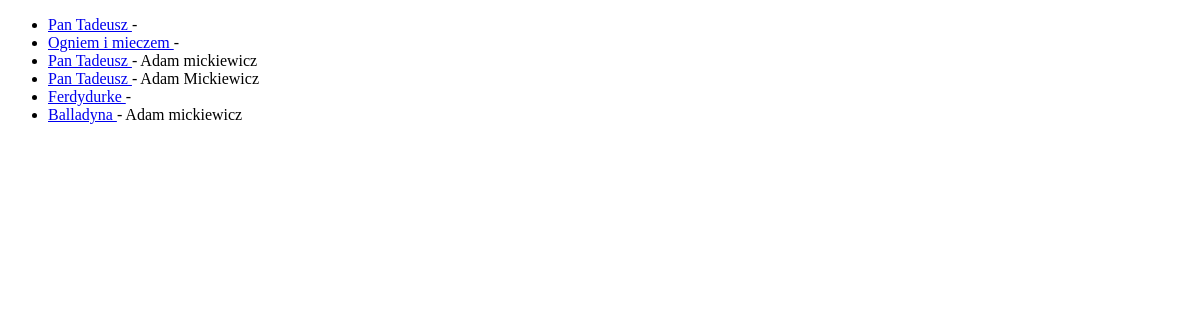
The page /shelf/ksiazki/ on the database as committed earlier.
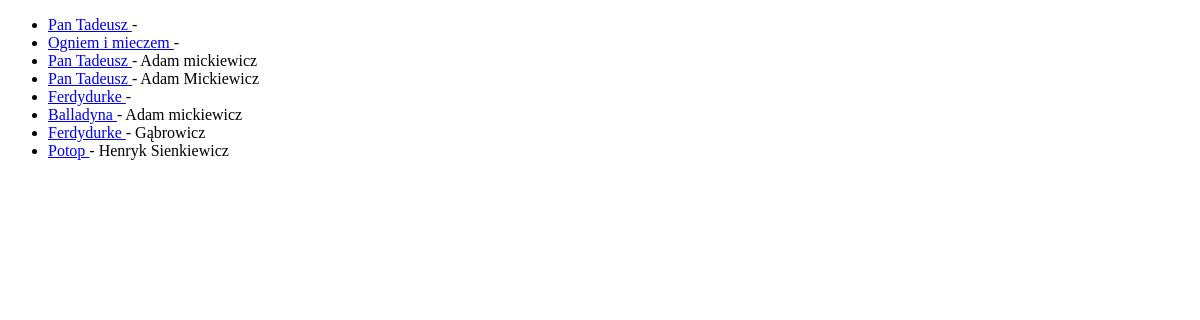
The same page on the database as committed later.
### shelf/models.py (models this page shows, shortened)
@python_2_unicode_compatible
class Book(models.Model):
    title = models.CharField(max_length=100)
    authors = models.ManyToManyField(Author)
    categtegories = models.ManyToManyField(BookCategory)

@python_2_unicode_compatible # dekorator do starszych wersji python 2
class Author(models.Model):
    first_name = models.CharField(verbose_name= _("first_name") ,max_length=20)
    last_name = models.CharField(_("last_name"), max_length=50)
    class Meta:
        ordering = ('last_name', 'first_name') # w jakis sposób beda dane sortowane w bazie
        verbose_name = _('author') # nazwa modelu, gdy wystepuje w liczbie pojedyńczej
        verbose_name_plural = _('authors') # nazwa modelu, gdy wystepuje w liczbie mnogiej

### shelf/views.py (the view)
# urls.py: path('ksiazki/', BookListView.as_view(), name='book-list'),
class BookListView(ListView):
    model = Book

### shelf/templates/shelf/book_list.html (shortened to what this page needs)
{% extends "base.html" %}
{% block 'content' %}
<ul>
    {% for book in object_list %}
    <li> <a href="{% url 'shelf:book-detail' book.id %}">{{ book.title }} </a>-
        {% for author in book.authors.all %}
            {{ author.first_name }} {{ author.last_name }}
        {% endfor %}
    </li>
    {% endfor %}
</ul>
{% endblock %}

Rows that differ between the two databases and show on the page:
added Book: title "Ferdydurke"
now on this page (row unchanged): Author: last_name "Gąbrowicz", shown under "Ferdydurke"
added Book: title "Potop"
now on this page (row unchanged): Author: first_name "Henryk", last_name "Sienkiewicz", shown under "Potop"
